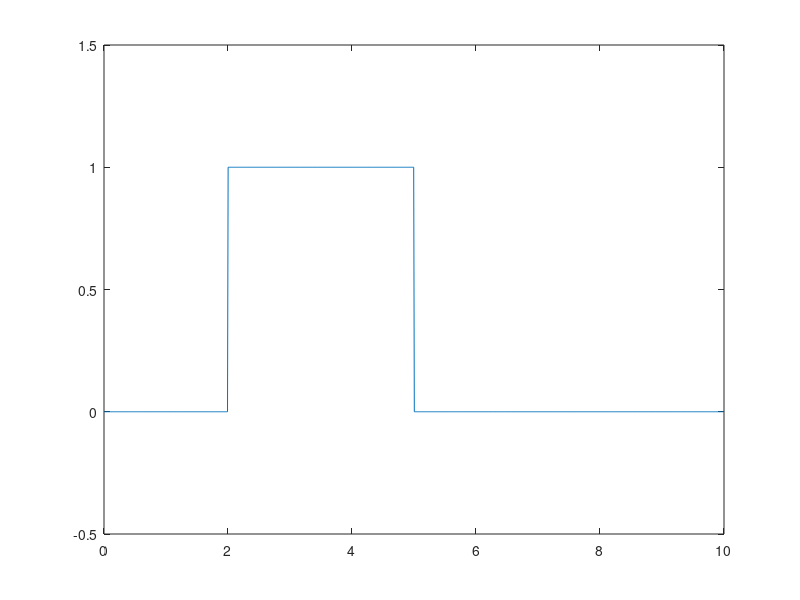

MATLAB code to generate this figure:
% different signals and how to use them in matlab
%{
% unit step (@ x = 0)
x = linspace(-10, 10);
u = (x>=0);

figure(1)
plot(x,u);
title('unit step');
axis([-10, 10, -1, 1.5]);

% unit impulse (@ x = 0)
x = linspace(-10, 10);
u = (x == 0);

figure(2)
plot(x, u);
title('unit impulse');
axis([-10 10 -1 1.5]);

% ramp (by a factor of a = 5) (@ x = 0)
x = linspace(-10, 10);
a = 5;
u = a .* (x >= 0);

figure(3)
plot(x, u);
title('ramp');
axis([-10 10 -1 6]);

% exponential (a = 0.8)
x = linspace(0, 20);
a = 0.8;
f = a.^x;

figure(4)
plot(x, f);
title('exponential');
axis([0 20 0 1]);



% square wave
x = linspace(0, 10, 1000);
a = double((sin(pi*x)>=0));

plot(x, a);
title('square wave');
axis([0 10 -0.5 1.5]);
%}

% square pulse
x = linspace(0, 10, 1000);
p = (x>2) & (x<5);

plot(x, p);
axis([0 10 -0.5 1.5]);
